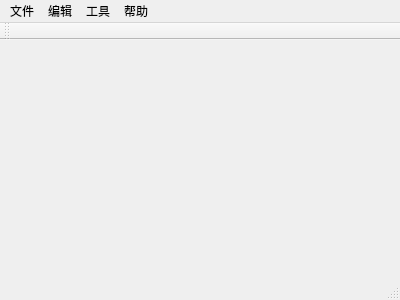
<?xml version="1.0" encoding="UTF-8"?>
<ui version="4.0">
 <class>MainWindow</class>
 <widget class="QMainWindow" name="MainWindow">
  <property name="geometry">
   <rect>
    <x>0</x>
    <y>0</y>
    <width>400</width>
    <height>300</height>
   </rect>
  </property>
  <property name="windowTitle">
   <string>NDBC Demo</string>
  </property>
  <widget class="QWidget" name="centralWidget"/>
  <widget class="QMenuBar" name="menuBar">
   <property name="geometry">
    <rect>
     <x>0</x>
     <y>0</y>
     <width>400</width>
     <height>27</height>
    </rect>
   </property>
   <widget class="QMenu" name="menu">
    <property name="title">
     <string>文件</string>
    </property>
    <addaction name="action"/>
   </widget>
   <widget class="QMenu" name="menu_2">
    <property name="title">
     <string>编辑</string>
    </property>
   </widget>
   <widget class="QMenu" name="menu_3">
    <property name="title">
     <string>帮助</string>
    </property>
   </widget>
   <widget class="QMenu" name="menu_4">
    <property name="title">
     <string>工具</string>
    </property>
   </widget>
   <addaction name="menu"/>
   <addaction name="menu_2"/>
   <addaction name="menu_4"/>
   <addaction name="menu_3"/>
  </widget>
  <widget class="QToolBar" name="mainToolBar">
   <attribute name="toolBarArea">
    <enum>TopToolBarArea</enum>
   </attribute>
   <attribute name="toolBarBreak">
    <bool>false</bool>
   </attribute>
  </widget>
  <widget class="QStatusBar" name="statusBar"/>
  <action name="action">
   <property name="text">
    <string>运行</string>
   </property>
  </action>
 </widget>
 <layoutdefault spacing="6" margin="11"/>
 <resources/>
 <connections/>
</ui>
